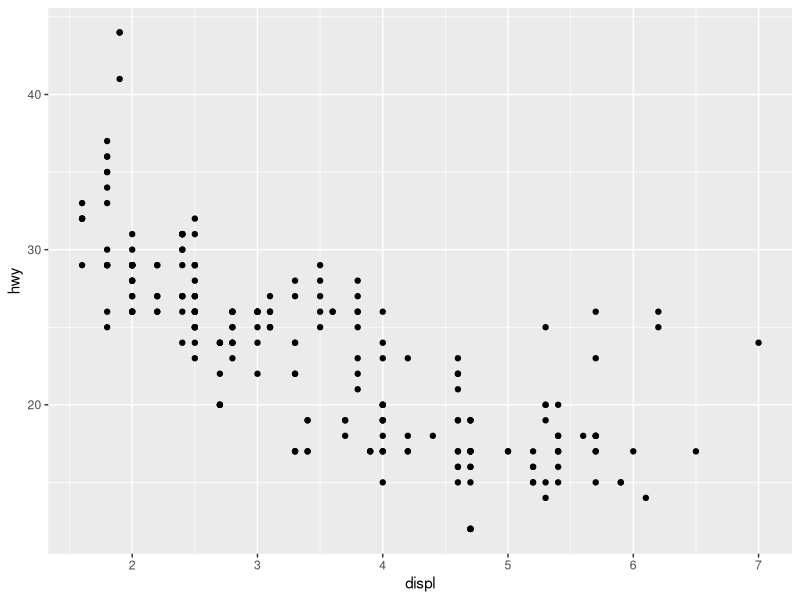
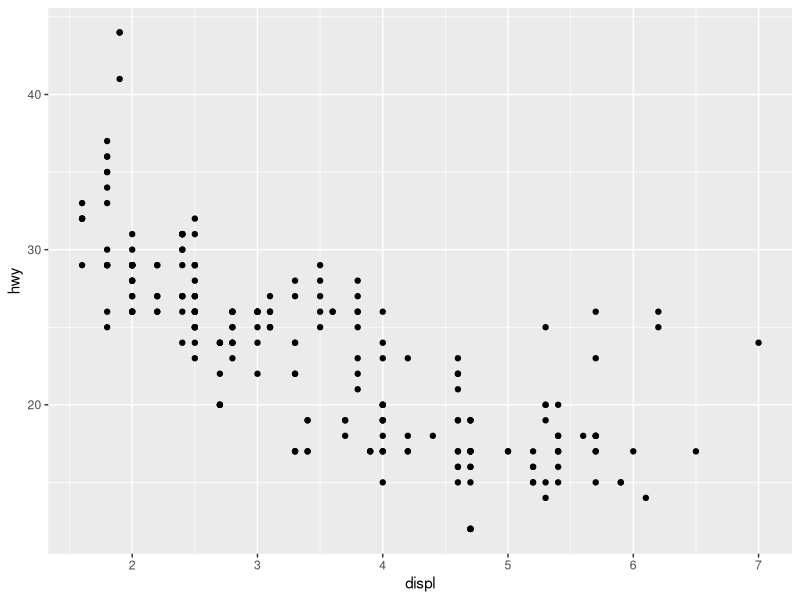
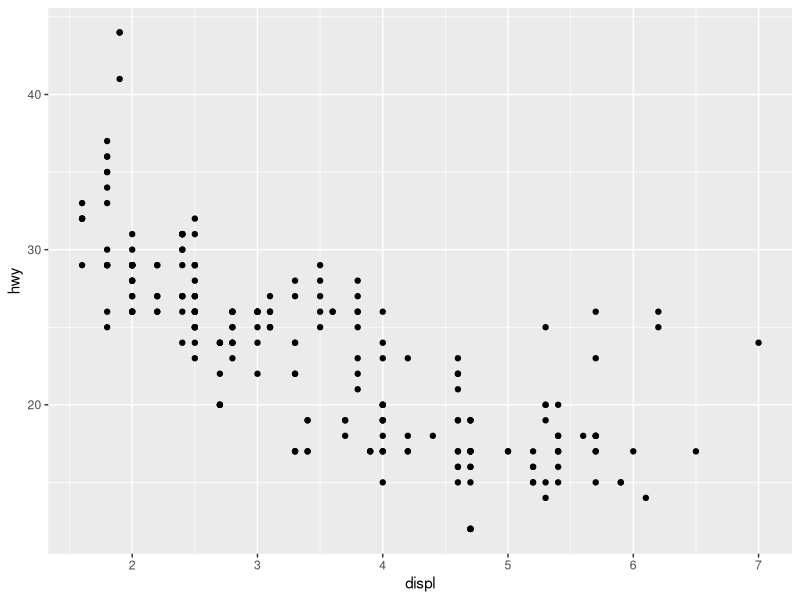
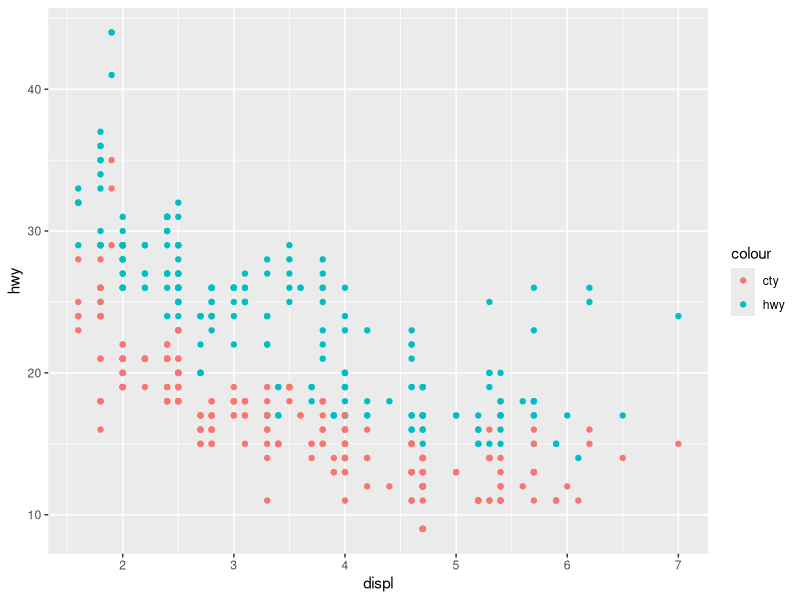
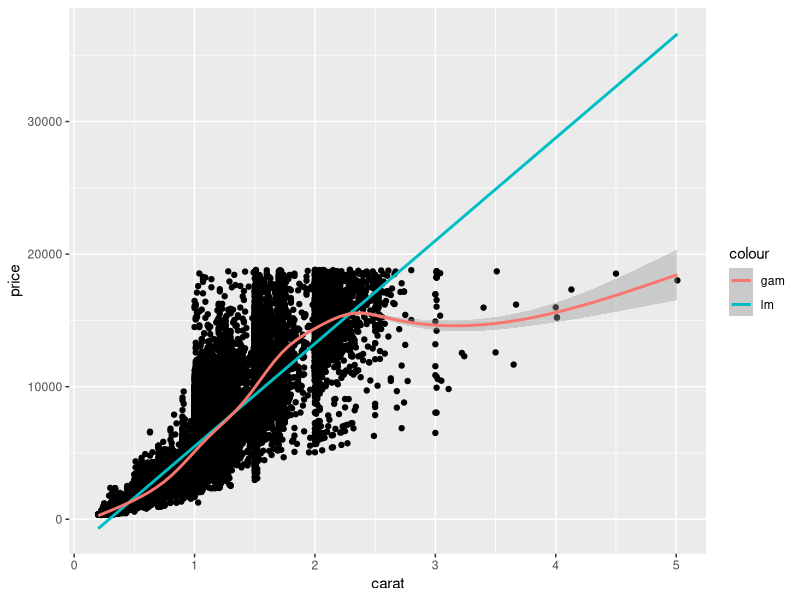
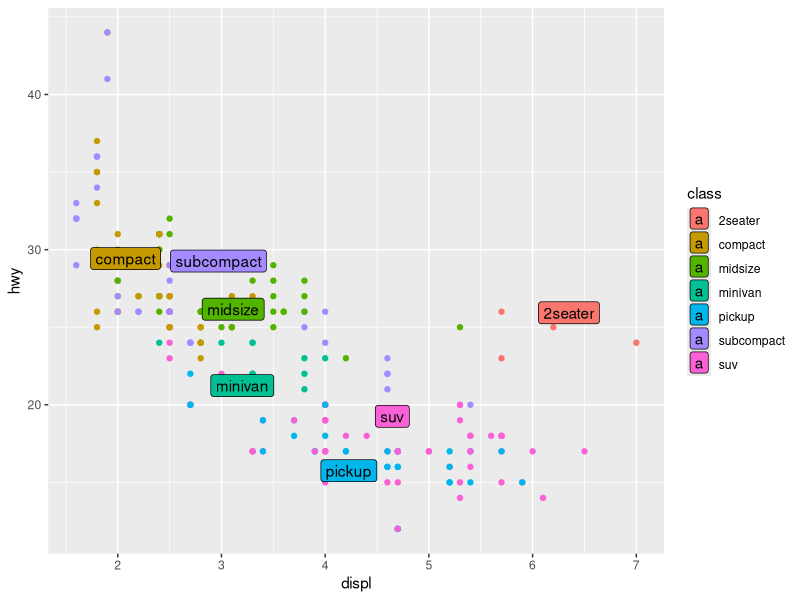
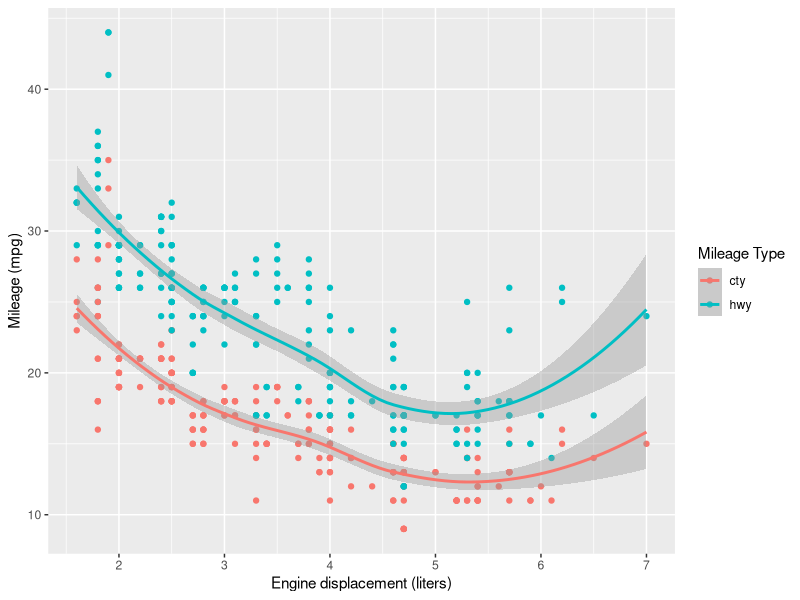
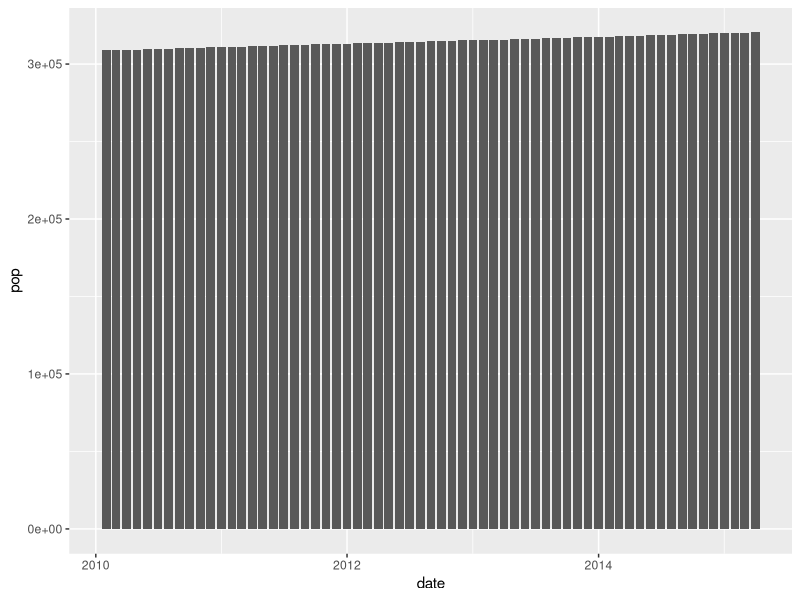

Reproduce these figures in R, in order.
## ---- chunk 1
# knitr options
knitr::opts_chunk$set(echo = TRUE)
## ---- chunk 2
library(tidyverse)

## ---- chunk 3
## NOTE: No need to modify! Just example code
ggplot(
  data = mpg,
  mapping = aes(x = displ, y = hwy)
) +
  geom_point()
## ---- chunk 4
## NOTE: No need to modify! Just example code
ggplot(
  mpg,
  aes(x = displ, y = hwy)
) +
  geom_point()
## ---- chunk 5
## NOTE: No need to modify! Just example code
ggplot(
  mpg,
  aes(displ, hwy)
) +
  geom_point()
## ---- chunk 6
## NOTE: No need to modify! Just example code
ggplot(mpg, aes(x = displ)) +
  geom_point(aes(y = hwy, color = "hwy")) +
  geom_point(aes(y = cty, color = "cty"))
## ---- chunk 7
## TODO: Add a "gam" and "lm" smooth to the following plot
diamonds %>%
  ggplot(aes(carat, price)) +
  geom_point() +
  geom_smooth(aes(color = "lm"), method = "lm") +
  geom_smooth(aes(color = "gam"), method = "gam")
## ---- chunk 8
## TODO: Use df_annotate below to add text labels to the scatterplot
library(ggrepel)
df_annotate <-
  mpg %>%
  group_by(class) %>%
  summarize(
    displ = mean(displ),
    hwy = mean(hwy)
  )

mpg %>%
  ggplot(aes(displ, hwy)) +
  geom_point(aes(color = class)) +
  geom_label_repel(data = df_annotate, aes(label = class, fill = class))
## ---- chunk 9
## NOTE: No need to modify! Just analyze the scatterplot
mpg %>%
  pivot_longer(names_to = "source", values_to = "mpg", c(hwy, cty)) %>%
  ggplot(aes(displ, mpg, color = source)) +
  geom_point() +
  geom_smooth() +
  scale_color_discrete(name = "Mileage Type") +
  labs(
    x = "Engine displacement (liters)",
    y = "Mileage (mpg)"
  )
## ---- chunk 10
economics %>%
  filter(date > lubridate::ymd("2010-01-01")) %>%
  ggplot(aes(date, pop)) +
  geom_col()
## ---- chunk 11
economics %>%
  filter(date > lubridate::ymd("2010-01-01")) %>%
  ggplot(aes(date, pop)) +
  geom_point()
## ---- chunk 12
economics %>%
  mutate(pop_delta = pop - lag(pop)) %>%
  filter(date > lubridate::ymd("2005-01-01")) %>%
  ggplot(aes(date, pop_delta)) +
  geom_col()
## ---- chunk 13
economics %>%
  mutate(pop_delta = pop - lag(pop)) %>%
  filter(date > lubridate::ymd("2005-01-01")) %>%
  ggplot(aes(date, pop_delta)) +
  geom_point()
